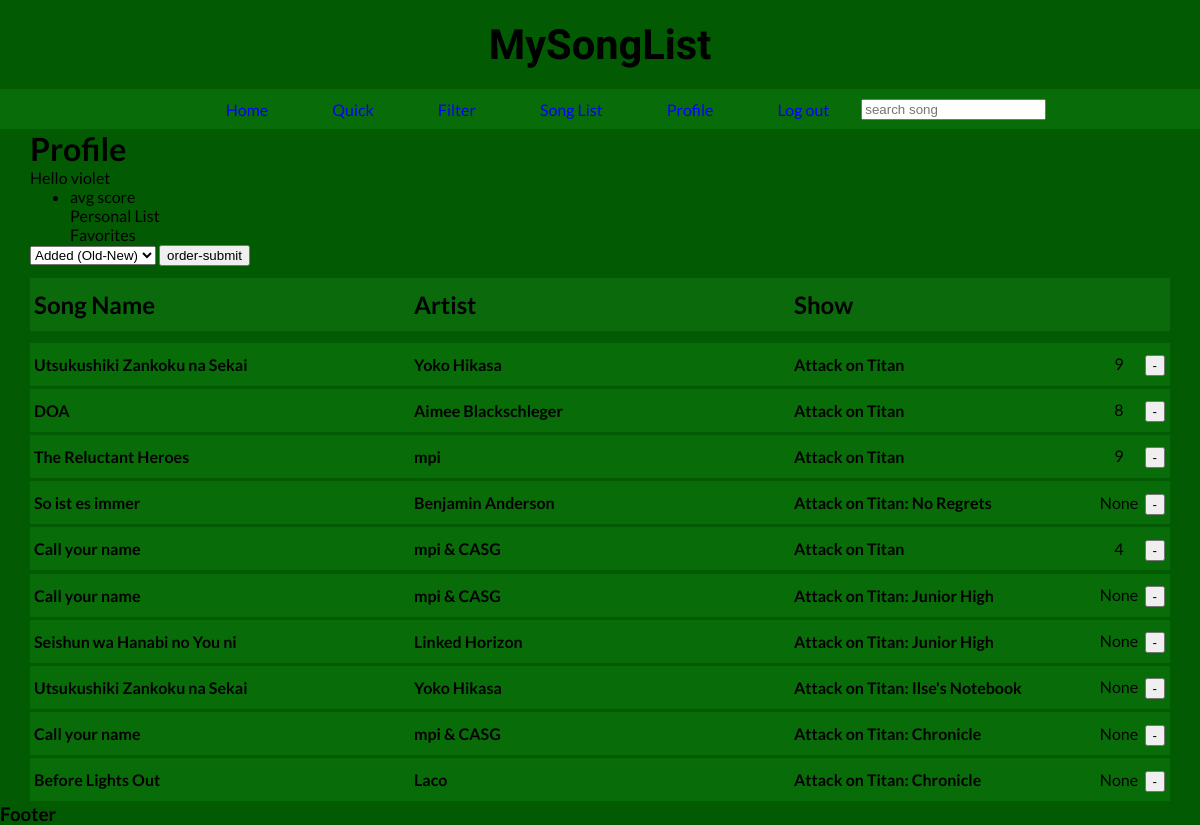
The page /profile/ (signed in) on the database as committed earlier.
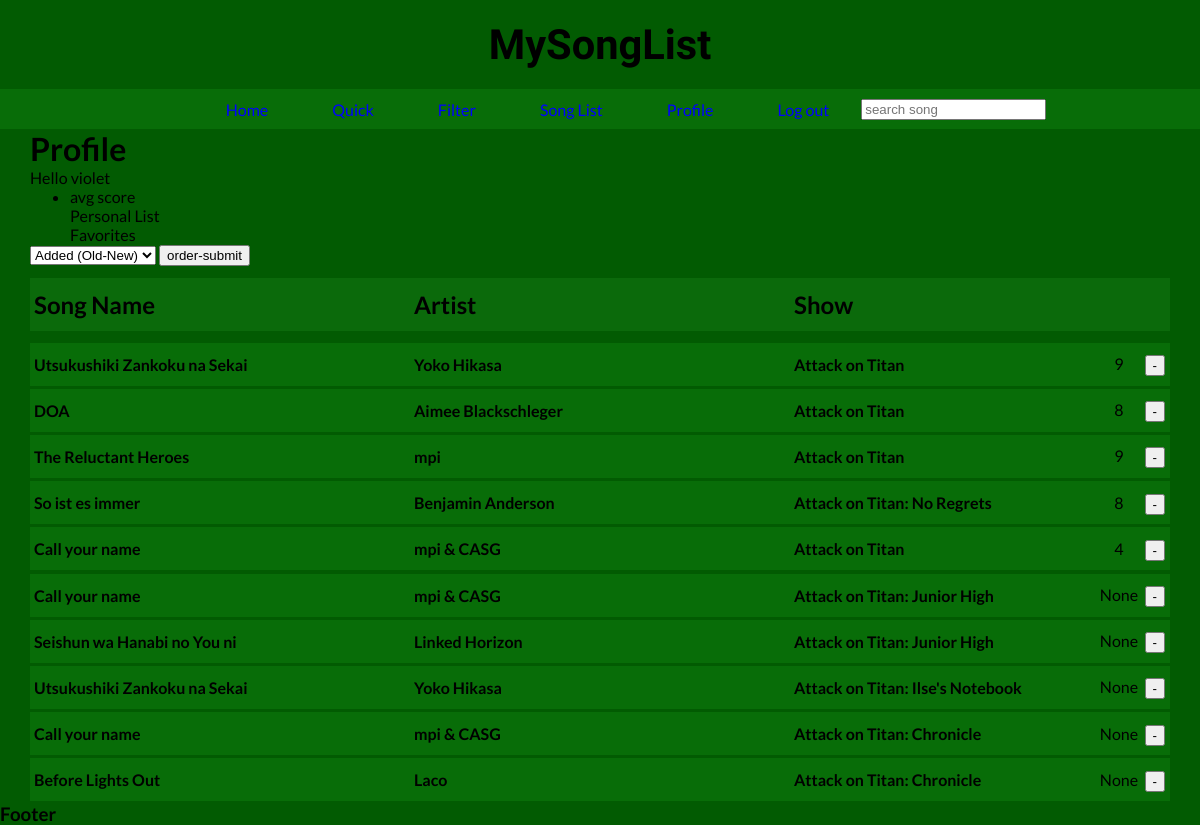
The same page on the database as committed later.
### search/models.py (models this page shows, shortened)
class UserList(models.Model): # List of Songs that have been added by users
    ProfileUser = models.ForeignKey(MySongUser, on_delete=models.CASCADE)
    ProfileSong = models.ForeignKey(AotData, on_delete=models.CASCADE)
    ProfileScore = models.IntegerField(blank=True, null=True, unique=False)
    class Meta:
        unique_together = [['ProfileUser', 'ProfileSong']]

class AotData(models.Model): # Entire Song Dataset
    song = models.CharField(max_length=200)
    artist = models.CharField(max_length=200)
    annid = models.IntegerField(blank=True)
    show = models.CharField(max_length=200)
    opedin = models.CharField(max_length=25)
    h720 = models.URLField(max_length=100, blank=True)
    h480 = models.URLField(max_length=100, blank=True)
    mp3 = models.URLField(max_length=100, blank=True)

### search/views.py (the view)
# urls.py: path('profile/', views.profile, name='profile'),
def profile(request):
    start_time_filter = time.time() # timing function
    profile_songs = UserList.objects.all() # grabs every user list project
    if request.method == 'POST':  # post request profile.html
        if 'profile-order-type' in request.POST:
            order_method = request.POST['profile-order-type']
            if order_method == 'added-order-old':  #default, Old --> New
                profile_songs = profile_songs.order_by('ProfileSong')
            elif order_method == 'added-order-new':  #flip default, New --> Old
                profile_songs = profile_songs.order_by('-ProfileSong')
            elif order_method == 'song-score-hl': # song score, High --> Low ("None" at bottom)
                profile_songs = profile_songs.order_by('-ProfileScore')
            elif order_method == 'song-score-lh':  #song score, Low --> High ("None" at top)
                profile_songs = profile_songs.order_by('ProfileScore')
            elif order_method == 'song-az': # if song-az
                song_az_set = [] # empty list
                profile_songsaz = UserList.objects.filter(ProfileUser = request.user.pk)
                for i in profile_songsaz:
                    song_az_set.append((i.ProfileSong.song, i.ProfileSong.pk))
                song_az_set.sort(key=lambda tup: tup[0].lower())
                profile_songs = []
                for j in range(len(song_az_set)):
                    for k in range(len(profile_songsaz)):
                        if song_az_set[j][1] == profile_songsaz[k].ProfileSong.pk:
                            profile_songs.append(profile_songsaz[k])
            elif order_method == 'song-za': # opposite alphabetical order
                song_za_set = []
                profile_songsza = UserList.objects.filter(ProfileUser = request.user.pk)
                for i in profile_songsza:
                    song_za_set.append((i.ProfileSong.song, i.ProfileSong.pk))
                song_za_set.sort(key=lambda tup: tup[0].lower(), reverse=True)
                profile_songs = []
                for j in range(len(song_za_set)):
                    for k in range(len(profile_songsza)):
                        if song_za_set[j][1] == profile_songsza[k].ProfileSong.pk:
                            profile_songs.append(profile_songsza[k])
            elif order_method == 'artist-az': # alphabetical order artists
                artist_az_set = []
                profile_artistsaz = UserList.objects.filter(ProfileUser = request.user.pk)
                for i in profile_artistsaz:
                    artist_az_set.append((i.ProfileSong.artist, i.ProfileSong.pk))
                artist_az_set.sort(key=lambda tup: tup[0].lower())
                profile_artists = []
                for j in range(len(artist_az_set)):
                    for k in range(len(profile_artistsaz)):
                        if artist_az_set[j][1] == profile_artistsaz[k].ProfileSong.pk:
                            profile_artists.append(profile_artistsaz[k])
                profile_songs = profile_artists
            elif order_method == 'artist-za': # anti-alphabetical order artists
                artist_za_set = []
                profile_artistsza = UserList.objects.filter(ProfileUser = request.user.pk)
                for i in profile_artistsza:
                    artist_za_set.append((i.ProfileSong.artist, i.ProfileSong.pk))
                artist_za_set.sort(key=lambda tup: tup[0].lower(), reverse=True)
                profile_artists = []
                for j in range(len(artist_za_set)):
                    for k in range(len(profile_artistsza)):
                        if artist_za_set[j][1] == profile_artistsza[k].ProfileSong.pk:
                            profile_artists.append(profile_artistsza[k])
                profile_songs = profile_artists
            elif order_method == 'show-az': # alphabetical order shows
                show_az_set = []
                profile_showsaz = UserList.objects.filter(ProfileUser = request.user.pk)
                for i in profile_showsaz:
                    show_az_set.append((i.ProfileSong.show, i.ProfileSong.pk))
                show_az_set.sort(key=lambda tup: tup[0].lower())
                profile_shows = []
                for j in range(len(show_az_set)):
                    for k in range(len(profile_showsaz)):
                        if show_az_set[j][1] == profile_showsaz[k].ProfileSong.pk:
                            profile_shows.append(profile_showsaz[k])
                profile_songs = profile_shows
            elif order_method == 'show-za': # anti-alphabetical order shows
                show_za_set = []
                profile_showsza = UserList.objects.filter(ProfileUser = request.user.pk)
                for i in profile_showsza:
                    show_za_set.append((i.ProfileSong.show, i.ProfileSong.pk))
                show_za_set.sort(key=lambda tup: tup[0].lower(), reverse=True)
                profile_shows = []
                for j in range(len(show_za_set)):
                    for k in range(len(profile_showsza)):
                        if show_za_set[j][1] == profile_showsza[k].ProfileSong.pk:
                            profile_shows.append(profile_showsza[k])
                profile_songs = profile_shows
            total_time = time.time() - start_time_filter # end timer
            total_time = round(total_time, 5) # round timer to 5 decimal places
            return render(request, 'search/profile.html', {
                'profile_songs': profile_songs, # ordered list of profile songs
                'cp1': order_method, # method/type of order
                'total_time': total_time, # time taken to order
            })
        elif 'song_primary_key_remove' in request.POST: # scenerio where user adds to song list
            song_primary_remove = request.POST.get('song_primary_key_remove') # pk of song
            user_primary_remove = request.POST.get('user_primary_key_remove') # user pk
            aotsnippet_remove = AotData.objects.get(pk=int(song_primary_remove))
            usersnippet_remove = MySongUser.objects.get(pk=int(user_primary_remove))
            usersnippet_remove.my_songs.remove(aotsnippet_remove)
            return HttpResponse('Removed song')
        elif 'song_score' in request.POST: # post request for changing score of user song
            user_pk = request.user.pk # current user primary key
            song_pk_score = request.POST.get('song_primary_key_score') # user pk on song
            song_score = request.POST.get('song_score') # get score of song in user list
            for i in range(len(profile_songs)):
                if (profile_songs[i].ProfileUser.pk == int(user_pk)
                and profile_songs[i].ProfileSong.pk == int(song_pk_score)):
                    score_change_song = profile_songs[i] # initialize user list song
                    score_change_song.ProfileScore = int(song_score) # set score to score
                    score_change_song.save(update_fields=['ProfileScore']) # update field
                    return render(request, 'search/profile.html', {
                        'profile_songs': profile_songs,
                    })
            return render(request, 'search/profile.html', {
                'profile_songs': profile_songs,
            })
        else:
            return HttpResponse('VioletMiko')
    else:
        return render(request, 'search/profile.html', {
            'profile_songs': profile_songs,
        })

### search/templates/search/profile.html (shortened to what this page needs)
{% extends 'search/base.html' %}
{% load static %}
    {% block content %}
    {% if user.is_authenticated %}
    <div>
        <h1>Profile</h1>
        <p>Hello {{ user }}</p>
        <ul>
            <li>
                <p>avg score</p>
                <p>Personal List</p>
                <p>Favorites</p>
            </li>
        </ul>
    </div>
    <form method=POST action="">
        <select name="profile-order-type">
            <option value="added-order-old">Added (Old-New)</option>
        </select>
        <input
        type="submit"
        value="order-submit"
        name="profile-order"
        >
    </form>
    <div id="song_list_header_space">
    </div>
    <div class="single main-header">
        <h4>
            Song Name
        </h4>
        <h4>
            Artist
        </h4>
        <h4>
            Show
        </h4>
    </div>
    <ul id="results" class="result">
    </ul>
    {% for data in profile_songs %}
    {% if data.ProfileUser.MyUser == user %}
    <div class="song-info-div">
        <li class="content">
            <div onclick=show(this)>
                <div class="single main-results">
                    <h4>
                        {{ data.ProfileSong.song }}
                    </h4>
                    <h4>
                        {{ data.ProfileSong.artist }}
                    </h4>
                    <h4>
                        {{ data.ProfileSong.show }}
                    </h4>
                </div>
            </div>
        </li>
        <div class="song-add-div">
            <form method=POST name="profile-remove">
                <input
                type="submit"
                value="-"
                name="submit_remove">
            </form>
        </div>
        <div class="wrapper-score">
            <div class="profile-form">
                <form action="{% url 'profile' %}" method=POST>
                </form>
            </div>
            <div class="profile-score">
                <center>
                    <p class="data-profile-score">{{ data.ProfileScore }}</p>
                </center>
            </div>
        </div>
    </div>
    {% endif %}
    {% endfor %}
    {% endif %}
    {% endblock %}

Rows that differ between the two databases and show on the page:
changed UserList "So ist es immer": ProfileScore "None" → "8"
